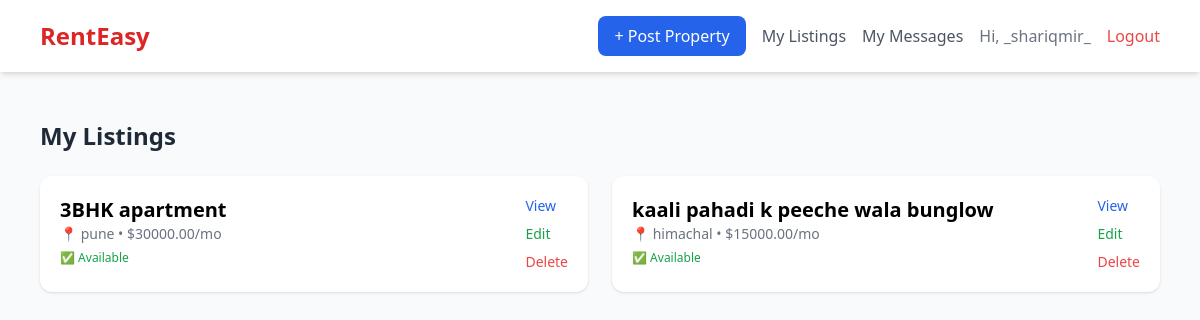
Screenshot of /my-listings/ (signed in) with the database file from the repository.
### properties/models.py (models this page shows, shortened)
class Property(models.Model):
    PROPERTY_TYPES = [
        ('apartment', 'Apartment'),
        ('house', 'House'),
        ('studio', 'Studio'),
        ('villa', 'Villa'),
    ]
    owner = models.ForeignKey(User, on_delete=models.CASCADE)  # Links to logged-in user
    title = models.CharField(max_length=200)
    description = models.TextField()
    location = models.CharField(max_length=200)
    price = models.DecimalField(max_digits=10, decimal_places=2)
    property_type = models.CharField(max_length=20, choices=PROPERTY_TYPES)
    bedrooms = models.IntegerField()
    is_available = models.BooleanField(default=True)
    created_at = models.DateTimeField(auto_now_add=True)

### properties/views.py (the view)
# urls.py: path('my-listings/', views.my_listings, name='my_listings'),
@login_required
def my_listings(request):
    properties = Property.objects.filter(owner=request.user).order_by('-created_at')
    return render(request, 'properties/my_listings.html', {'properties': properties})

### templates/properties/my_listings.html (shortened to what this page needs)
{% extends 'base.html' %}
{% block content %}
<h1 class="text-2xl font-bold text-gray-800 mb-6">My Listings</h1>
{% if properties %}
<div class="grid grid-cols-1 md:grid-cols-2 gap-6">
    {% for property in properties %}
    <div class="bg-white rounded-xl shadow p-5 flex justify-between items-start">
        <div>
            <h2 class="text-xl font-semibold">{{ property.title }}</h2>
            <p class="text-gray-500 text-sm">📍 {{ property.location }} • ${{ property.price }}/mo</p>
            <span class="text-xs {% if property.is_available %}text-green-600{% else %}text-red-500{% endif %}">
                {% if property.is_available %}✅ Available{% else %}❌ Unavailable{% endif %}
            </span>
        </div>
        <div class="flex flex-col gap-2">
            <a href="{% url 'property_detail' property.pk %}" class="text-blue-600 text-sm hover:underline">View</a>
            <a href="{% url 'edit_property' property.pk %}" class="text-green-600 text-sm hover:underline">Edit</a>
            <a href="{% url 'delete_property' property.pk %}" class="text-red-500 text-sm hover:underline" onclick="return confirm('Delete this property?')">Delete</a>
        </div>
    </div>
    {% endfor %}
</div>
{% else %}
<p class="text-gray-500">You haven't posted any properties yet. <a href="{% url 'post_property' %}" class="text-blue-600">Post one now!</a></p>
{% endif %}
{% endblock %}

### templates/base.html (shortened to what this page needs)
<!DOCTYPE html>
<html lang="en">
<head>
    <script src="https://cdn.tailwindcss.com"></script>
</head>
<body class="bg-gray-50 min-h-screen">
    <nav class="bg-white shadow-md">
        <div class="max-w-6xl mx-auto px-4 py-4 flex justify-between items-center">
            <a href="/" class="text-2xl font-bold text-red-600">RentEasy</a>
            <div class="flex gap-4 items-center">
                {% if user.is_authenticated %}
                    <a href="{% url 'post_property' %}" class="bg-blue-600 text-white px-4 py-2 rounded-lg hover:bg-blue-700">+ Post Property</a>
                    <a href="{% url 'my_listings' %}" class="text-gray-600 hover:text-blue-600">My Listings</a>
                    <a href="{% url 'my_messages' %}" class="text-gray-600 hover:text-blue-600">My Messages</a>
                    <span class="text-gray-500">Hi, {{ user.username }}</span>
                    <a href="{% url 'logout' %}" class="text-red-500 hover:text-red-700">Logout</a>
                {% else %}
                    <a href="{% url 'login' %}" class="text-gray-600 hover:text-blue-600">Login</a>
                    <a href="{% url 'register' %}" class="bg-blue-600 text-white px-4 py-2 rounded-lg hover:bg-blue-700">Register</a>
                {% endif %}
            </div>
        </div>
    </nav>
    <main class="max-w-6xl mx-auto px-4 py-8">
        {% block content %}{% endblock %}
    </main>
</body>
</html>

### rows the page displays
Property: title "3BHK apartment", location "pune", price "30000.00", is_available "✅ Available"
Property: title "kaali pahadi k peeche wala bunglow", location "himachal", price "15000.00", is_available "✅ Available"

### other values shown
{{ user.username }} "_shariqmir_"
